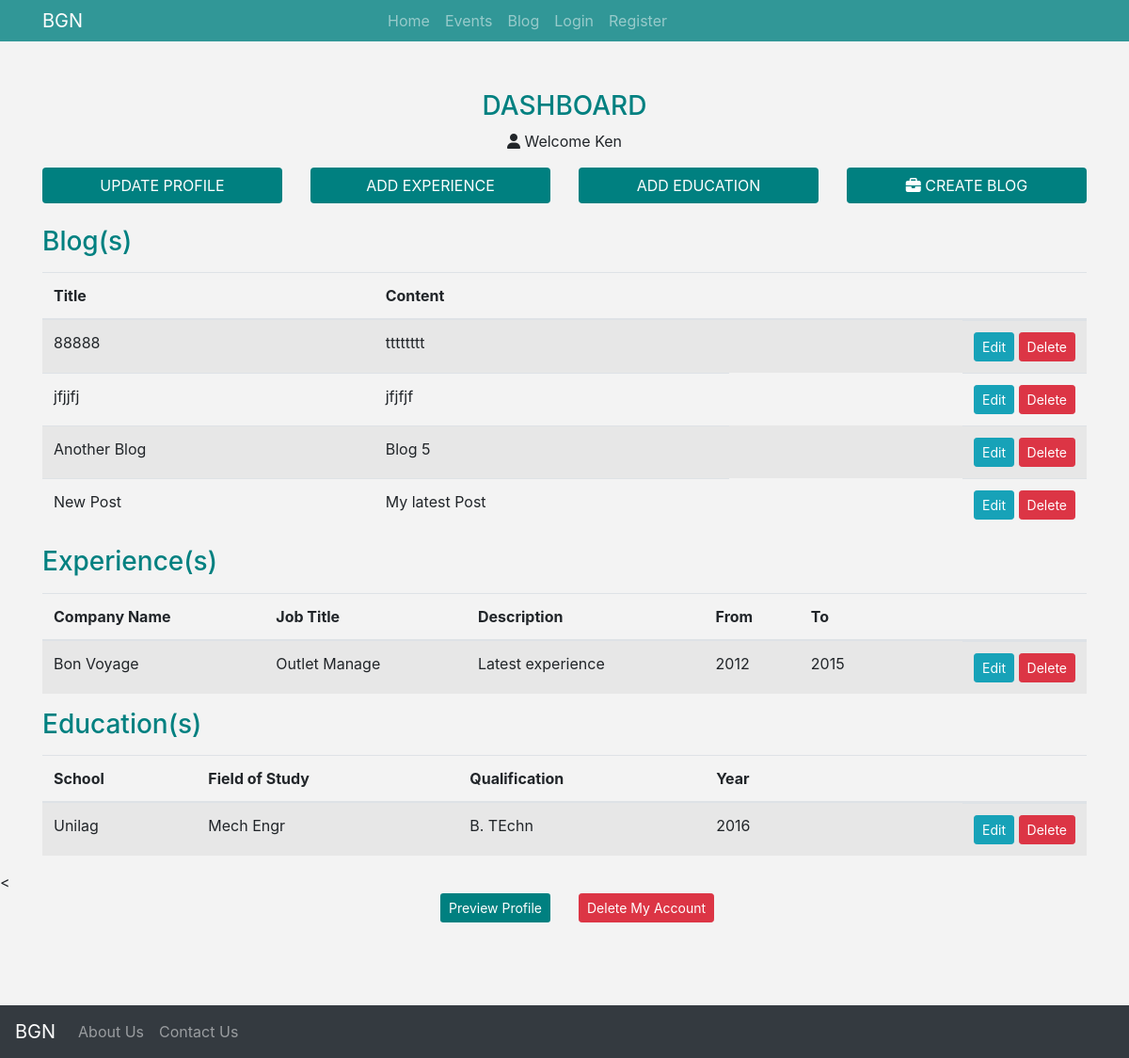
Before: /accounts/dashboard/1 with the older database file.
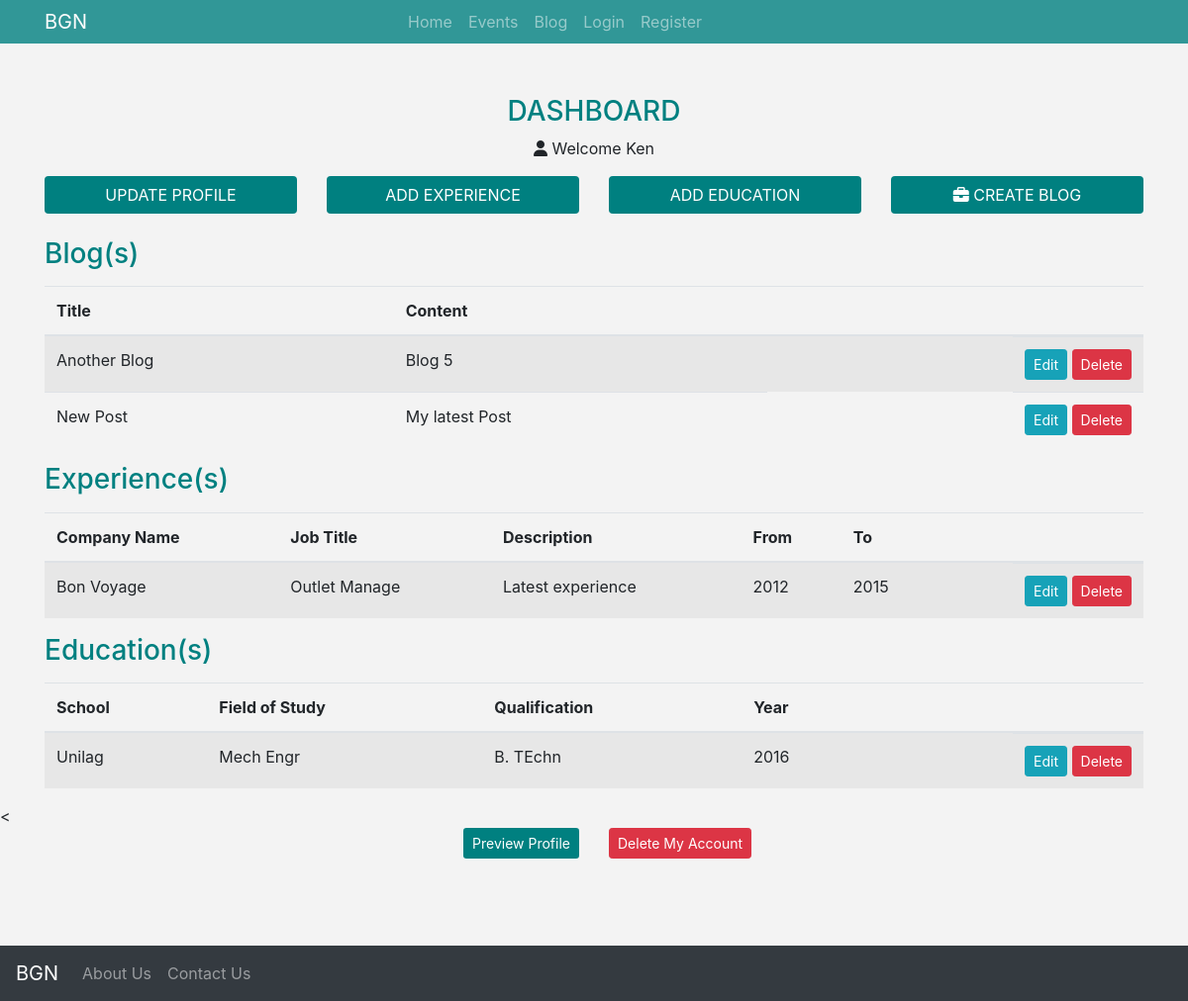
After: the same page with the newer database file.
### pages/models.py (models this page shows, shortened)
class Post(models.Model):
    user = models.ForeignKey(User, on_delete=models.CASCADE, blank=True, null=True)
    title = models.CharField(max_length=125)
    content = models.TextField()
    image = models.ImageField(upload_to='photos/%Y/%m/%d/', blank=True)
    date_posted = models.DateTimeField(auto_now_add=True, null=True)

### accounts/models.py (models this page shows, shortened)
class Experience(models.Model):
    user = models.ForeignKey(User, on_delete=models.CASCADE, blank=True, null=True)
    company_name = models.CharField(max_length=255)
    job_title = models.CharField(max_length=255)
    year_from = models.IntegerField()
    year_to = models.IntegerField()
    job_description = models.TextField()

class Education(models.Model):
    user = models.ForeignKey(User, on_delete=models.CASCADE, blank=True, null=True)
    school = models.CharField(max_length=255)
    field_of_study = models.CharField(max_length=255)
    qualification = models.CharField(max_length=255)
    year = models.IntegerField()

### accounts/views.py (the view)
# urls.py: path('dashboard/<int:id>', views.dashboard, name='dashboard'),
def dashboard(request, id):
    user = get_object_or_404(User, pk=id)
    posts = Post.objects.all().filter(user=user).order_by('-date_posted')
    experiences = Experience.objects.all().filter(user=user)
    educations = Education.objects.all().filter(user=user)
    context = {
        'user': user,
        'posts': posts,
        'experiences': experiences,
        'educations': educations
    }
    return render(request, 'accounts/dashboard.html', context)

### templates/accounts/dashboard.html (shortened to what the changed rows need)
{% extends "base.html" %}
{% load static %}
{% block content %}
    <section class="container">
      <table class="table table-striped table-hover">
        <thead>
          <tr>
            <th scope="col">Title</th>
            <th scope="col">Content</th>
            <th scope="col"></th>
          </tr>
        </thead>
        <tbody>
        {% for post in posts %}
          <tr>
            <td>{{ post.title }}</td>
            <td>{{ post.content }}</td>
            <td class="float-right">
                    <a href="{% url 'edit_blog' post.id %}" class="btn btn-sm btn-info" type="button">
                        Edit
                    </a>
                   <button class="btn btn-danger btn-sm" type="submit" data-toggle="modal" data-target="#blog">Delete</button>
            </td>
          </tr>
        {% endfor %}
        </tbody>
      </table>
    </section>
 <section class="container">
      <table class="table table-striped table-hover">
        <thead>
          <tr>
            <th scope="col">Company Name</th>
            <th scope="col">Job Title</th>
            <th scope="col">Description</th>
            <th scope="col">From</th>
            <th scope="col">To</th>
            <th scope="col"></th>
          </tr>
        </thead>
        <tbody>
        {% for experience in experiences %}
          <tr>
            <td>{{ experience.company_name }}</td>
            <td>{{ experience.job_title }}</td>
            <td>{{ experience.job_description }}</td>
            <td>{{ experience.year_from }}</td>
            <td>{{ experience.year_to}}</td>
            <td class="float-right">
                    <a href="{% url 'edit_experience' experience.id %}" class="btn btn-sm btn-info" type="button">
                        Edit
                    </a>
                   <button class="btn btn-danger btn-sm" type="submit" data-toggle="modal" data-target="#experience">Delete</button>
            </td>
          </tr>
        {% endfor %}
        </tbody>
      </table>
    </section>
 <section class="container">
      <table class="table table-striped table-hover">
        <thead>
          <tr>
            <th scope="col">School</th>
            <th scope="col">Field of Study</th>
            <th scope="col">Qualification</th>
            <th scope="col">Year</th>
            <th scope="col"></th>
          </tr>
        </thead>
        <tbody>
        {% for education in educations %}
          <tr>
            <td>{{ education.school}}</td>
            <td>{{ education.field_of_study}}</td>
            <td>{{ education.qualification }}</td>
            <td>{{ education.year }}</td>
            <td class="float-right">
                    <a href="{% url 'edit_education' education.id %}" class="btn btn-sm btn-info" type="button">
                        Edit
                    </a>
                   <button class="btn btn-danger btn-sm" type="submit" data-toggle="modal" data-target="#education">Delete</button>
            </td>
          </tr>
        {% endfor %}
        </tbody>
      </table>
    </section>
{% endblock %}

Changed rows visible on the page:
removed Post: title "88888", content "tttttttt"
removed Post: title "jfjjfj", content "jfjfjf"
